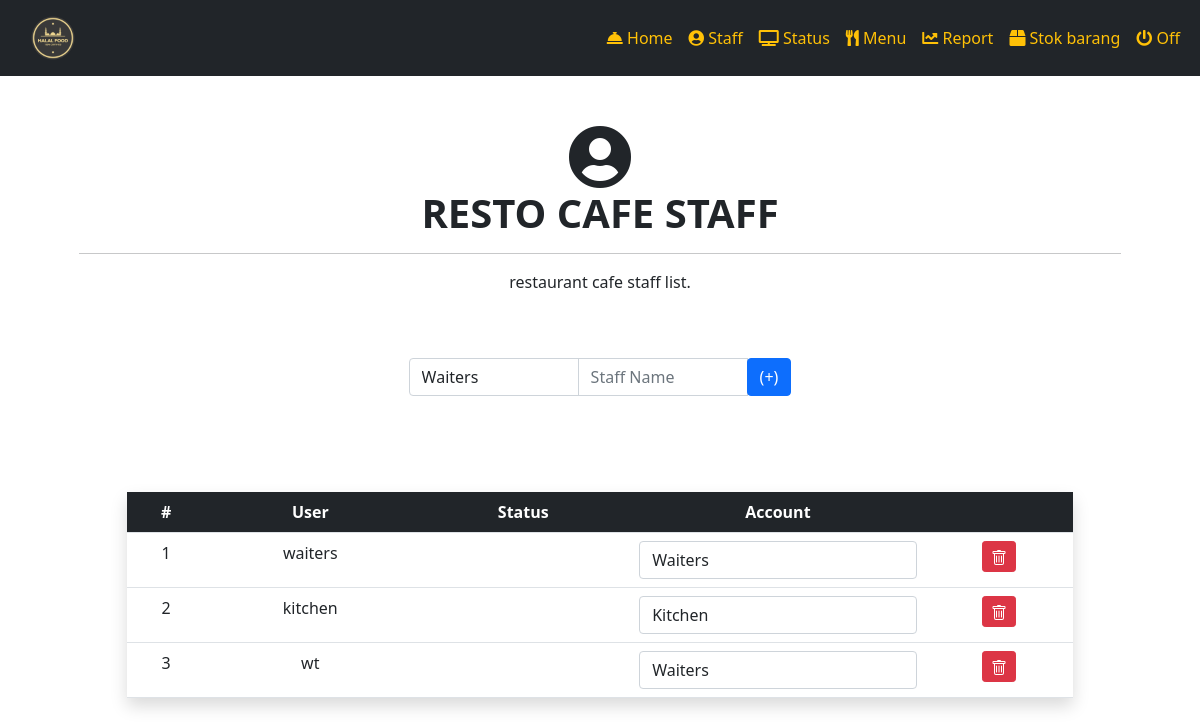
Screenshot of /admin/staff.php (signed in) with the database file from the repository.
### tables this page shows
CREATE TABLE `tbl_staff` (
  `staffID` int(2) NOT NULL,
  `username` varchar(25) NOT NULL,
  `password` varchar(100) NOT NULL,
  `status` text NOT NULL,
  `role` text NOT NULL
);

### admin/staff.php (the view, shortened to what this page needs)
<?php include("../functions.php");
 if (!empty($_POST['role'])) {
    $role = $sqlconnection->real_escape_string($_POST['role']);
     $staffID = $sqlconnection->real_escape_string($_POST['staffID']);
      $updateRoleQuery = "UPDATE tbl_staff SET role = '{$role}'  WHERE staffID = {$staffID}  ";
        if ($sqlconnection->query($updateRoleQuery) === TRUE) { echo ""; } else { echo "someting wong";
         echo $sqlconnection->error; } } ?> <?php include 'header.php';
          ?> <div class="col-12 col-md-12 p-3 p-md-5 bg-white border border-white text-center">
            <i class="fas fa-user-circle fa-4x"></i><h1><strong>RESTO CAFE STAFF</strong>
        </h1><hr>
        <p>restaurant cafe staff list.</p>
        <div class="col-12 p-3 p-md-5">
            <form action="addstaff.php" method="POST" class="d-none d-md-inline-block form-inline ml-auto mr-0 mr-md-3 my-2 my-md-0">
            <div class="input-group">
                <select name="staffrole" class="form-control">
                <?php $roleQuery = "SELECT role FROM tbl_role";
                if ($res = $sqlconnection->query($roleQuery)) {
                     if ($res->num_rows == 0) {
                         echo "no role"; } while ($role = $res->fetch_array(MYSQLI_ASSOC)) {
                             echo "<option value='".$role['role']."'>".ucfirst($role['role'])."</option>";
                              }
                               }
                ?>
                </select>
            <input type="text" required="required" name="staffname" class="form-control" placeholder="Staff Name" aria-label="Add" aria-describedby="basic-addon2">
            <div class="input-group-append"> <button type="submit" name="addstaff" class="btn btn-primary"> (+)
            </button>
        </div>
    </div>
</form>
</div>
<div class="col-12 p-3 p-md-5">
    <table class="table table-responsive table-lg shadow text-center" id="dataTable" width="100%" cellspacing="0">
        <tr class="bg-dark text-white"><th>#</th>
        <th>User</th>
        <th>Status</th>
        <th>Account</th>
        <th></th>
    </tr>
    <?php $displayStaffQuery = "SELECT * FROM tbl_staff"; if ($result = $sqlconnection->query($displayStaffQuery)) {
             $staffno = 1; while($staff = $result->fetch_array(MYSQLI_ASSOC)) {
                 ?>   <tr class="text-center">
                    <td><?php echo $staffno++; ?></td>
                     <td><?php echo $staff['username']; ?></td>
                     <?php
                     if ($staff['status'] == "Online") {
                        echo "<td><span class=\"badge badge-success\">Online</span></td>";}
                        if ($staff['status'] == "Offline") {
                         echo "<td><span class=\"badge badge-secondary\">Offline</span></td>";}
                         ?>
                         <td>
                        <form method="POST">
                           echo $staff['staffID']; ?>"/> <select name="role" class="form-control" onchange="this.form.submit()">
                            <?php $roleQuery = "SELECT role FROM tbl_role"; if ($res = $sqlconnection->query($roleQuery)) { if ($res->num_rows == 0) { echo "no role"; } while ($role = $res->fetch_array(MYSQLI_ASSOC)) { if ($role['role'] == $staff['role']) echo "<option selected='selected' value='".$staff['role']."'>".ucfirst($staff['role'])."</option>"; else echo "<option value='".$role['role']."'>".ucfirst($role['role'])."</option>"; } } ?> </select> </form></td><td class="text-center"><a href="deletestaff.php?staffID=<?php echo $staff['staffID']; ?>" class="btn btn-sm btn-danger"></a></td></tr> <?php } } else { echo $sqlconnection->error; echo "Something wrong."; } ?></table></div></div></div> <?php include 'footer.php'; ?>

### rows the page displays
tbl_staff: username "waiters"
tbl_staff: username "kitchen"
tbl_staff: username "wt"

### other values shown
form field staffrole "Waiters"
form field role "Waiters"
form field role "Kitchen"
